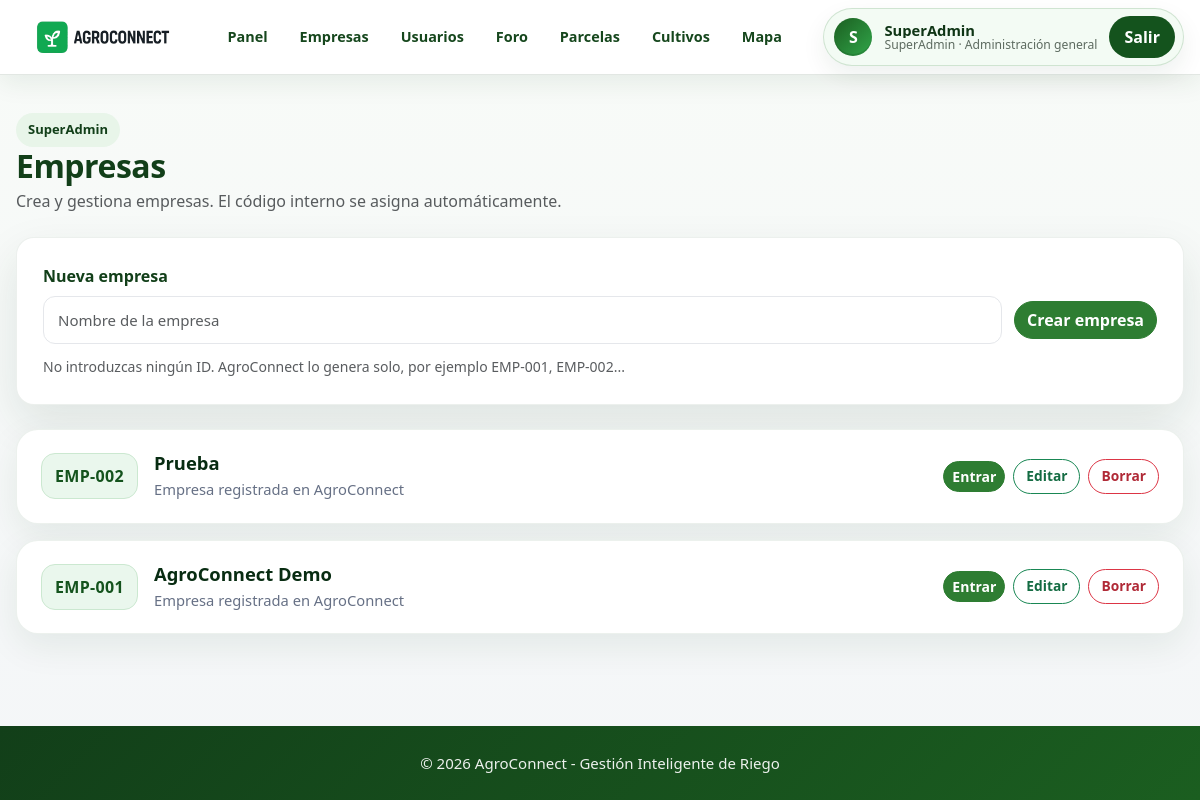
The page /empresas.php (signed in) on the database its author committed.
### tables this page shows
CREATE TABLE `empresas` (
  `id` int(11) NOT NULL,
  `nombre` varchar(120) NOT NULL,
  `fecha_creacion` timestamp NOT NULL DEFAULT current_timestamp()
);

### empresas.php (the view, shortened to what this page needs)
<?php
$conn = new mysqli("localhost","root","","agroconnect");
$conn->set_charset("utf8mb4");
require_once 'agro_helper.php';
$empresas = $conn->query("SELECT * FROM empresas ORDER BY id DESC");
?>
<!DOCTYPE html>
<html lang="es">
<head>
<link href="https://cdn.jsdelivr.net/npm/bootstrap@5.3.2/dist/css/bootstrap.min.css" rel="stylesheet">
<link rel="stylesheet" href="style.css">
</head>
<body class="admin-body">
<?php include __DIR__ . '/includes/topbar.php'; ?>
<div class="admin-container">
    <div class="section-head">
        <div>
            <span class="eyebrow">SuperAdmin</span>
            <h2 class="admin-title mb-1">Empresas</h2>
            <p class="text-muted mb-0">Crea y gestiona empresas. El código interno se asigna automáticamente.</p>
        </div>
    </div>
    <form method="POST" class="admin-card mb-4 empresa-form">
        <label class="form-label fw-bold">Nueva empresa</label>
        <div class="empresa-form__row">
            <input name="nombre" class="form-control" placeholder="Nombre de la empresa" required>
            <button name="crear" class="btn btn-success">Crear empresa</button>
        </div>
        <small class="text-muted">No introduzcas ningún ID. AgroConnect lo genera solo, por ejemplo EMP-001, EMP-002...</small>
    </form>
    <?php if($empresas->num_rows == 0){ ?>
        <div class="admin-card"><p class="mb-0">No hay empresas registradas.</p></div>
    <?php } else { ?>
        <div class="empresa-lista">
        <?php while($e = $empresas->fetch_assoc()){ ?>
            <div class="empresa-item">
                <div class="empresa-item__main">
                    <div class="empresa-code">EMP-<?php echo str_pad($e['id'], 3, '0', STR_PAD_LEFT); ?></div>
                    <div>
                        <h5><?php echo htmlspecialchars($e['nombre']); ?></h5>
                        <p>Empresa registrada en AgroConnect</p>
                    </div>
                </div>
                <div class="empresa-actions">
                    <a href="empresa_detalle.php?id=<?php echo $e['id']; ?>" class="btn btn-success btn-sm">Entrar</a>
                    <?php echo agro_crud_botones('empresas', $e['id'], 'empresas.php'); ?>
                </div>
            </div>
        <?php } ?>
        </div>
    <?php } ?>
</div>
<?php include __DIR__ . '/includes/footer.php'; ?>
</body>
</html>

### agro_helper.php (shortened to what this page needs)
<?php
function agro_crud_botones($tabla, $id, $volver) {
    $rol = $_SESSION['rol'] ?? '';
    $permitidas = ['empresas','usuarios','parcelas','cultivos','recursos','incidencias','tareas_agricolas','historico_actividades','grupos_trabajadores'];
    $id = intval($id);
    $volver = urlencode($volver);
    $tablaUrl = urlencode($tabla);
    return '<div class="crud-actions"><a class="crud-btn crud-btn--edit" href="edit_record.php?tabla='.$tablaUrl.'&id='.$id.'&volver='.$volver.'">Editar</a><a class="crud-btn crud-btn--delete" href="delete_record.php?tabla='.$tablaUrl.'&id='.$id.'&volver='.$volver.'">Borrar</a></div>';
}
?>

### style.css (style rules this page uses)
:root { --verde-900: #123f19; --verde-800: #1b5e20; --verde-700: #2e7d32; --verde-600: #3f9142; --verde-100: #e8f5e9; --verde-50: #f4fbf5; --texto: #1f2933; --muted: #667085; --borde: #e5e7eb; --fondo: #f4f6f8; --blanco: #ffffff; --sombra: 0 18px 45px rgba(18, 63, 25, 0.10); --radio: 18px; }
* { box-sizing: border-box; margin: 0; padding: 0; }
html { min-height: 100%; }
body { min-height: 100vh; display: flex; flex-direction: column; background: linear-gradient(180deg, #f8fbf8 0%, #f4f6f8 45%, #eef7ef 100%); color: var(--texto); font-family: "Segoe UI", Arial, sans-serif; }
a { color: inherit; }
.grupo label, .form-label { margin-bottom: 8px; font-weight: 700; color: var(--verde-900); }
.grupo input, .grupo textarea, .form-control, .form-select { min-height: 46px; padding: 12px 14px; border-radius: 12px !important; border: 1px solid var(--borde) !important; font-size: 15px; background: #fff; transition: 0.2s ease; }
.admin-body { background: linear-gradient(180deg, #f8fbf8 0%, #f4f6f8 100%) !important; }
.admin-container { width: min(1180px, calc(100% - 32px)); margin: 38px auto 0; }
.admin-title { color: var(--verde-900); font-weight: 800; letter-spacing: -0.5px; margin-bottom: 24px; }
.admin-card { border: 1px solid rgba(18, 63, 25, 0.08) !important; border-radius: var(--radio) !important; box-shadow: var(--sombra) !important; padding: 26px !important; background: #fff; }
.badge.bg-success, .btn-success, .bg-success { background-color: var(--verde-700) !important; }
.btn-success { border-color: var(--verde-700) !important; border-radius: 999px !important; font-weight: 650 !important; }
.eyebrow { display:inline-flex; padding:7px 12px; border-radius:999px; background:var(--verde-100); color:var(--verde-900); font-weight:800; font-size:13px; }
.admin-body { min-height: 100vh; display: flex; flex-direction: column; }
.admin-container, .dashboard-container, .contenido, .contact-section { flex: 1 0 auto; }
.section-head { display: flex; align-items: center; justify-content: space-between; gap: 20px; margin-bottom: 24px; }
.empresa-form { padding: 24px; }
.empresa-form__row { display: grid; grid-template-columns: 1fr auto; gap: 12px; align-items: center; margin-bottom: 10px; }
.empresa-lista { display: grid; gap: 16px; }
.empresa-item { background: #fff; border: 1px solid rgba(20, 83, 31, 0.08); border-radius: 22px; padding: 22px 24px; box-shadow: 0 12px 36px rgba(18, 63, 25, 0.08); display: flex; align-items: center; justify-content: space-between; gap: 18px; }
.empresa-item__main { display: flex; align-items: center; gap: 16px; }
.empresa-code { background: #eaf7ed; color: #14531d; border: 1px solid #cbe8d0; border-radius: 14px; padding: 10px 13px; font-weight: 900; letter-spacing: .02em; min-width: 86px; text-align: center; }
.empresa-item h5 { margin: 0; font-size: 1.15rem; font-weight: 900; color: #082c12; }
.empresa-item p { margin: 4px 0 0; color: #667085; font-size: .92rem; }
.empresa-actions, .crud-actions { display: flex; align-items: center; gap: 8px; flex-wrap: wrap; justify-content: flex-end; }
.crud-btn { display: inline-flex; align-items: center; justify-content: center; min-height: 32px; padding: 6px 12px; border-radius: 999px; font-weight: 800; font-size: .86rem; text-decoration: none; transition: .2s ease; }
.crud-btn--edit { border: 1px solid #198754; color: #146c43; background: #fff; }
.crud-btn--delete { border: 1px solid #dc3545; color: #b02a37; background: #fff; }

### rows shown on the page
empresas: id "002", nombre "Prueba"
empresas: id "001", nombre "AgroConnect Demo"

### other values the page prints
mb_substr($usuarioNombre, 0, 1, 'UTF-8') "S"
$usuarioNombre "SuperAdmin"
$rolLabel "SuperAdmin"
$empresaNombre "Administración general"
